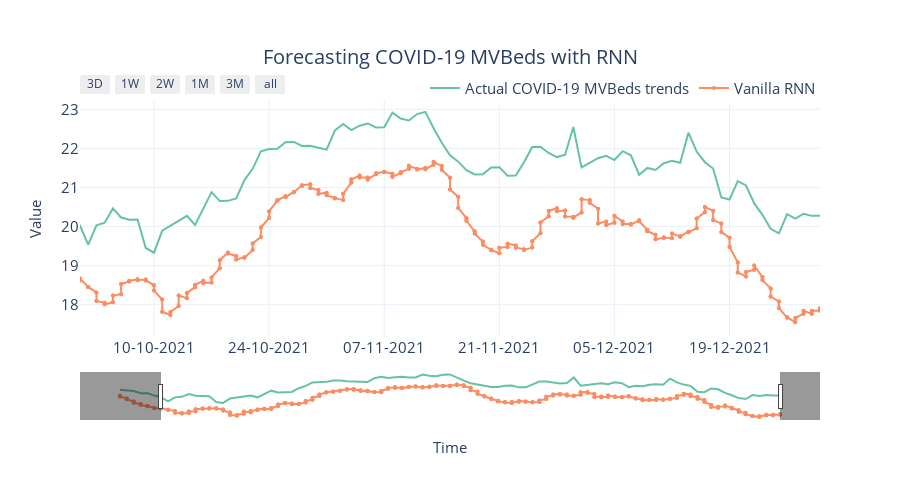

Notebook code for this chart:
### Code cell
fig = plot_forecast(
    pred_df,
    forecast_columns=[f"Vanilla {algorithm_name}"],
    forecast_display_names=[f"Vanilla {algorithm_name}"],
)
title = f"Forecasting COVID-19 MVBeds with {algorithm_name}"
fig = format_plot(fig, title=title)
fig.update_xaxes(
    rangeslider_visible=True,
    rangeselector=dict(
        buttons=list(
            [
                # 3 days after training data starts from the first date in testing data
                dict(count=3, label="3D", step="day", stepmode="backward"),
                # 7 days after training data starts from the first date in testing data
                dict(count=7, label="1W", step="day", stepmode="backward"),
                # 14 days after training data starts from the first date in testing data
                dict(count=14, label="2W", step="day", stepmode="backward"),
                # 1 month after training data starts from the first date in testing data
                dict(count=1, label="1M", step="month", stepmode="backward"),
                # 3 months after training data starts from the first date in testing data
                dict(count=3, label="3M", step="month", stepmode="backward"),
                # all
                dict(step="all"),
            ]
        )
    ),
    type="date", # date range
    tickformat="%d-%m-%Y", # date format
    range=["2021-10-01", "2021-12-30"], # date range
)
# save_path = f"images/forecast_multivarate_{algorithm_name}.png"
# pio.write_image(fig, save_path)
fig.show()

### Figure 1 — Plotly figure (JSON) as saved in the notebook; plotly's stock layout.template omitted (floating-point values rounded to 4 significant figures; data arrays with more than 128 entries replaced by an {"elided": "..."} marker saying what was removed)
{"data": [{"line": {"color": "rgb(102,194,165)", "width": 2}, "marker": {"opacity": 0.5, "size": 6}, "mode": "lines", "name": "Actual COVID-19 MVBeds trends", "type": "scatter", "x": {"elided": "388 str values"}, "y": {"elided": "388 float values"}}, {"line": {"color": "rgb(252,141,98)", "width": 2}, "marker": {"size": 4}, "mode": "lines+markers", "name": "Vanilla RNN", "type": "scatter", "x": {"elided": "388 str values"}, "y": {"elided": "388 float values"}}], "layout": {"autosize": false, "height": 500, "legend": {"font": {"size": 15}, "orientation": "h", "title": {}, "x": 1, "xanchor": "right", "y": 0.98, "yanchor": "bottom"}, "title": {"font": {"size": 20}, "text": "Forecasting COVID-19 MVBeds with RNN", "x": 0.5, "xanchor": "center", "yanchor": "top"}, "width": 900, "xaxis": {"range": ["2021-10-01", "2021-12-30"], "rangeselector": {"buttons": [{"count": 3, "label": "3D", "step": "day", "stepmode": "backward"}, {"count": 7, "label": "1W", "step": "day", "stepmode": "backward"}, {"count": 14, "label": "2W", "step": "day", "stepmode": "backward"}, {"count": 1, "label": "1M", "step": "month", "stepmode": "backward"}, {"count": 3, "label": "3M", "step": "month", "stepmode": "backward"}, {"step": "all"}]}, "rangeslider": {"visible": true}, "tickfont": {"size": 15}, "tickformat": "%d-%m-%Y", "title": {"font": {"size": 15}, "text": "Time"}, "type": "date"}, "yaxis": {"tickfont": {"size": 15}, "title": {"font": {"size": 15}, "text": "Value"}}}}
